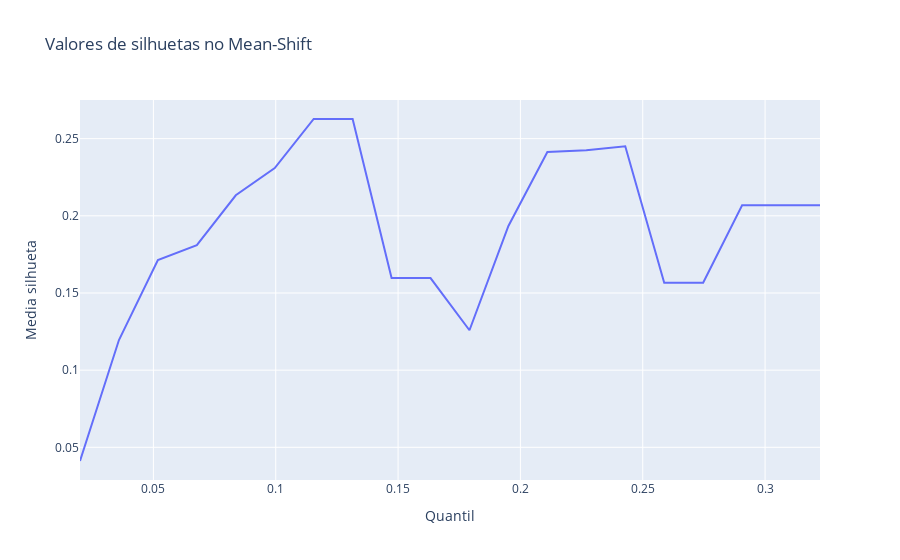

The notebook cell this image was saved under:
### Markdown cell above
## Descobrindo o melhor quantile para o Mean-Shift

### Code cell
faixa_quantils = np.linspace(0.02, 0.8, 50)

valores_silhuetas = []
quantil_plot = []

for quantil in faixa_quantils:
    bandwidth = estimate_bandwidth(dados_normalizados, quantil)
    agrupador = MeanShift(bandwidth)
    labels = agrupador.fit_predict(dados_normalizados)
    
    if( len(np.unique(labels)) < len(dados_normalizados) and len(np.unique(labels)) > 1):
        media_silhueta = silhouette_score(dados_normalizados, labels)
        valores_silhuetas.append(media_silhueta)
        quantil_plot.append(quantil)

fig = go.Figure()

fig.add_trace(go.Scatter(x = quantil_plot, y = valores_silhuetas))
fig.update_layout(
    title = 'Valores de silhuetas no Mean-Shift',
    xaxis_title = 'Quantil',
    yaxis_title = 'Media silhueta'
)
fig.show()

### Figure 1 — Plotly figure (JSON) as saved in the notebook; plotly's stock layout.template omitted (floating-point values rounded to 4 significant figures)
{"data": [{"type": "scatter", "x": [0.02, 0.03592, 0.05184, 0.06776, 0.08367, 0.09959, 0.1155, 0.1314, 0.1473, 0.1633, 0.1792, 0.1951, 0.211, 0.2269, 0.2429, 0.2588, 0.2747, 0.2906, 0.3065, 0.3224], "y": [0.04114, 0.1195, 0.1714, 0.181, 0.2133, 0.2309, 0.2627, 0.2627, 0.1597, 0.1597, 0.1258, 0.1935, 0.2414, 0.2425, 0.2451, 0.1566, 0.1566, 0.2068, 0.2068, 0.2068]}], "layout": {"title": {"text": "Valores de silhuetas no Mean-Shift"}, "xaxis": {"title": {"text": "Quantil"}}, "yaxis": {"title": {"text": "Media silhueta"}}}}
